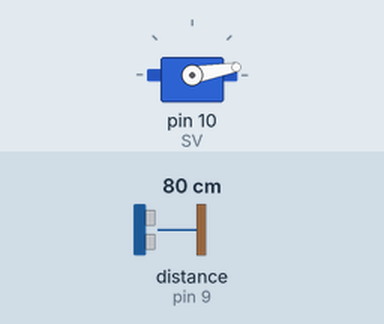
The sketch below on a simulated Arduino Uno, built with avr-gcc and run on an emulated ATmega328P. On the bench: servo. Wiring (inferred from the names in the program): ultrasonic range finder: trigger pin 8; echo pin 9. The test bench sets the inputs (shaded band); at power-on: distance to the obstacle (sensor on pin 9) 80 cm. The echo pulse lasts 58.3 µs per cm.

Above: at 1.2 s.
1.3 s: distance to the obstacle (sensor on pin 9) set to 13 cm
2.8 s: distance to the obstacle (sensor on pin 9) set to 10 cm
At 3.3 s:
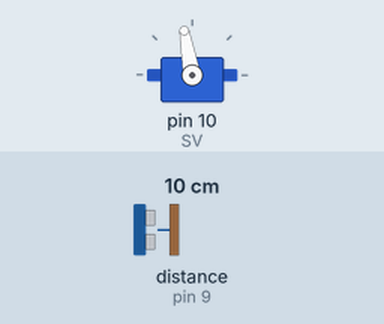
4.3 s: distance to the obstacle (sensor on pin 9) set to 18 cm
At 6.9 s:
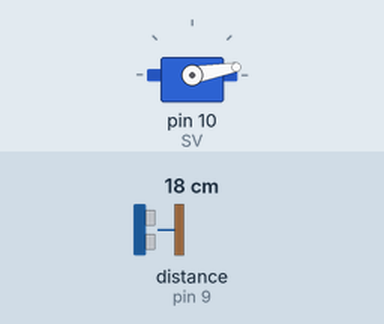
7.3 s: distance to the obstacle (sensor on pin 9) set to 2 cm
At 7.9 s:
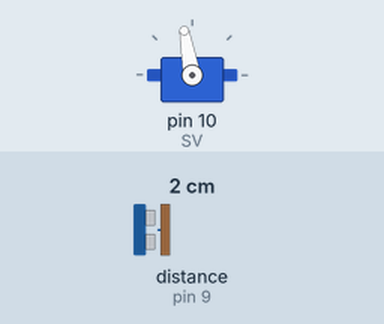
Timing chart, 0 to 9.8 s (numbered marks = the images above; inputs shaded):
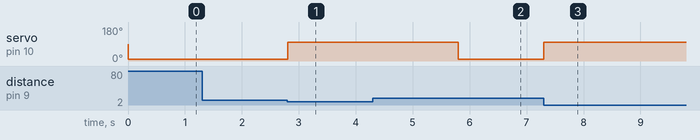

Measured:
- the behaviour switches between 12 and 11 cm on distance to the obstacle (sensor on pin 9) (found by bisection; images 0 and 1)
- after the input at 1.3 s, every drawn part: stays the same
- after the input at 2.8 s, servo on pin 10 (SV): 10° → 100° at once
- after the input at 4.3 s, servo on pin 10 (SV): 100° → 10° after 1.5 s
- after the input at 7.3 s, servo on pin 10 (SV): 10° → 100° at once

The sketch:

traxautotrash_master.ino
```cpp
#include <Servo.h>

Servo SV; //서보모터 객체 생성

int trig = 8; //tring핀에 연결된 8(데이터핀) trig 변수에 저장
int echo = 9; //ehco핀에 연결된 9(데이터핀) echo 변수에 저장

void setup(){
  SV.attach(10);  //서보모터 핀번호를 10으로 설정
  pinMode(trig, OUTPUT); //trig 출력으로 설정
  pinMode(echo, INPUT); //echo 입력으로 설정
  }

void loop(){
  digitalWrite(trig, HIGH); //초음파 내보내기
  delayMicroseconds(10);   //10에서 2로 바꿈
  digitalWrite(trig, LOW);  //초음파 멈추기
  long duration = pulseIn (echo, HIGH);
  //echo핀에 초음파가 들어왔을 때의 시간을 측정하여 duration 변수에 저장

  long distance = (340*duration)/2/10000;
  //거리를 계산하여 distance 변수에 저장

  if (distance <= 10) {
    //초음파센서와의 거리가 10cm 이하라면
    SV.write(100); //100도로 회전
    delay(3000);    //3초대기
    }else {//초음파 센서와의 거리가 10 cm보다 크다면
    SV.write(10); //10도로 회전
   }
  }
```
